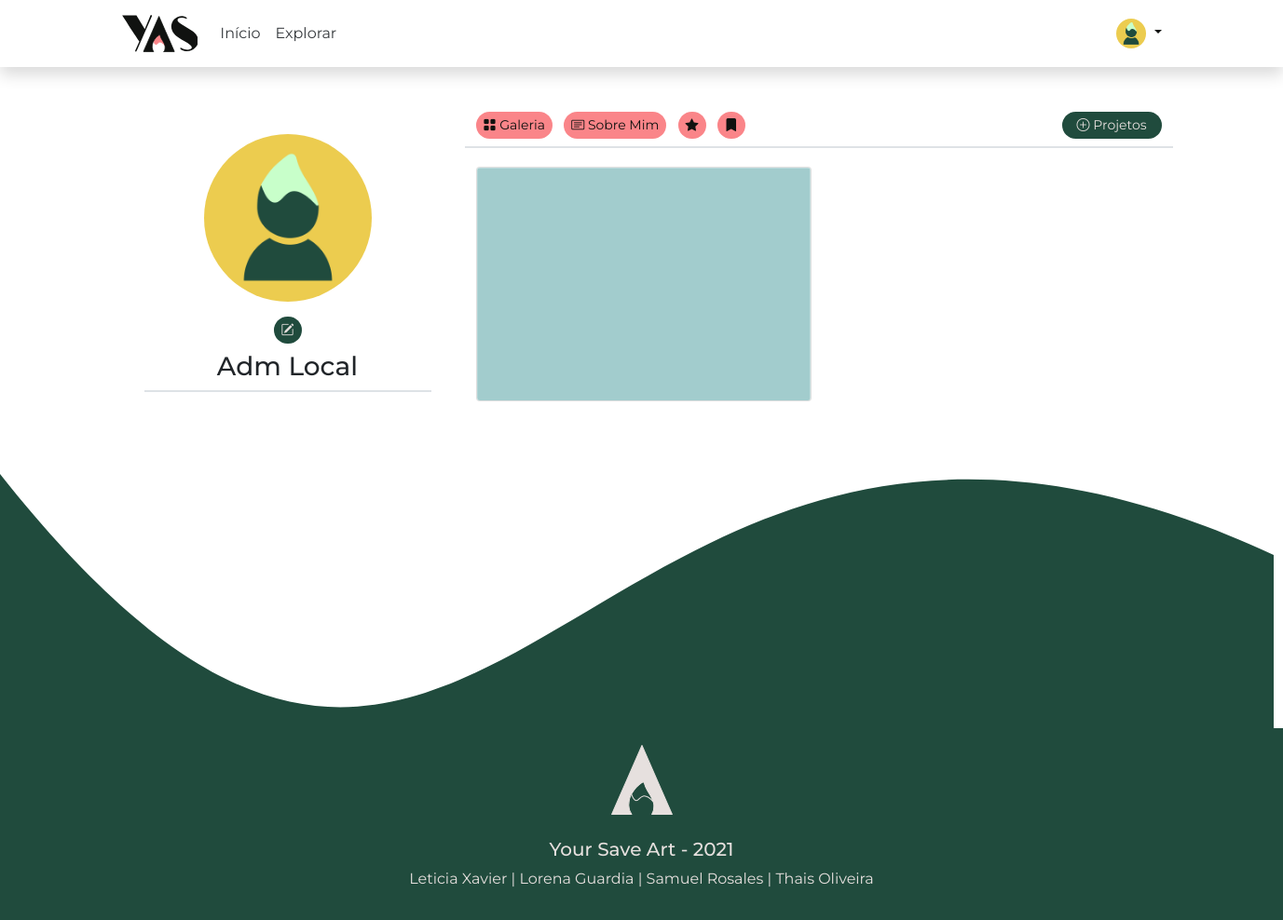
Screenshot of /user-perfil.php?cod=1 (signed in) with the database file from the repository.
### tables this page shows
create table user_yas(
    user_id int not null primary key auto_increment,
    user_email varchar(400) not null unique,
    user_senha varchar(70) not null,
    user_carreira varchar(20) null,
    user_whatsapp_cont  bigint(15) null,
    user_first_name varchar(30) not null,
    user_last_name varchar(30) not null,
    user_email_cont varchar(400)  null,
    user_telefone_cont bigint(15)  null,
    user_desc mediumtext null,
    social_url mediumtext null,
    social_insta varchar(20) null,
    social_twitter varchar(20) null,
    user_foto varchar(70) default null
);

create table projeto(
    proj_id int not null primary key auto_increment,
    user_id int not null,
    tag_id int not null,
    proj_name varchar(100) not null,
    proj_desc mediumtext not null,
    proj_back_img varchar(60) not null,
    proj_data datetime DEFAULT NULL,
    foreign key(user_id) references user_yas(user_id) on delete cascade,
    foreign key(tag_id) references tag_proj(tag_id)
);

### includes/function/function-img.php (called while the page is built)
<?php
    function img_perfil($arq) {
        $caminho="upload/img-user/$arq";
        if (is_null($arq) || !file_exists($caminho) || empty($arq)) {
            return "layout/image/user-yas.png";
        }
        else {
            return $caminho;
        }
    }
    function bg_proj($arq) {
        $caminho="upload/img-proj-bg/$arq";
        if (is_null($arq) || !file_exists($caminho) || empty($arq)) {
            return "layout/image/bg-yas.png";
        }
        else {
            return $caminho;
        }
    }
?>

### includes/function/function-login.php (called while the page is built, shortened)
<?php
    function is_logado(){
        if(empty($_SESSION['id'])){
            return false;
        }
        else{
            return true;
        }
    }
    function is_user(){
        if($_SESSION['id']=== $_GET['cod']){
            return true;
        }
        else{
            return false;
        }
    }
?>

### user-perfil.php (the view, shortened to what this page needs)
<!DOCTYPE html>
<html lang="pt-br">
<head>
    <link type="text/css" rel="stylesheet" href="layout/css/style.css">
    <link href="bootstrap/css/bootstrap.min.css" rel="stylesheet">
    <link rel="stylesheet" href="https://cdn.jsdelivr.net/npm/bootstrap-icons@1.5.0/font/bootstrap-icons.css">
</head>
<body>
    <?php
    require_once "includes/connection-bd.php";
    require_once "includes/function/function-login.php";
    require_once "includes/function/function-img.php";
    ?>
    <?php
    require_once "includes/header.php";
    $cod = $_GET['cod'] ?? null;
    $sql_user = "SELECT * FROM user_yas WHERE user_id= $cod ";
    ?>
    <div class="container mt-5">
        <div class="row">
            <?php
            $busca = $banco->query("$sql_user");
            if (!$busca) {
                echo msg_erro('Opp..', 'Falha na busca do banco de dados, por favor tente denovo', 'Tentar Novamente', 'index.php');
            } else {
                if ($busca->num_rows > 0) {
                    while ($reg = $busca->fetch_object()) {
                        $img_perfil = img_perfil($reg->user_foto);
                        echo "<div class='col-4 text-center pt-4 5'>
                        <div class='row'>
                            <div class=' col-12'>
                                <img src='$img_perfil' alt='mdo' width='180' height='180' class='rounded-circle Pfoto '>
                            </div>
                        </div>
                        <div class='row'>
                            <div class='col-12 mt-3 text-center'>";
                        if(is_logado()){
                        if (is_user()) {
            ?>
                            <button onclick="window.location.href = 'user-edit.php?cod=<?php echo $cod; ?>'" type='button' class='btn btn-success btn-sm '><i class="bi bi-pencil-square"></i></button>
                        <?php
                        } else {
                        ?>
                            <button onclick="window.location.href = '#'" type='button' class='btn btn-success btn-sm '>
                                <i class="bi bi-bookmark"></i>
                            </button>
                        <?php
                        }
                    }
                        ?>
            <?php
                        echo "</div>
                </div>
                <div class='row border-bottom border-2 mx-4 mt-2'>
                    <div class='col-12 '>
                        <h3 class='name'>$reg->user_first_name $reg->user_last_name</h3>
                    </div>
                </div>
                <div class='row'>
                    <div class='col-12'>
                        <p class='text-muted text-uppercase mt-2'>$reg->user_carreira</p>
                    </div>
                </div>
            </div>";
                    }
                } else {
                    echo msg_erro('Opp..', 'Nenhum registro encontrado, por favor tente denovo', 'Tentar Novamente', 'index.php');
                }
            }
            ?>
            <div class="col-8">
                <div class="col-12">
                    <div class="row pb-2 border-bottom border-2">
                        <div class="col-9">
                            <button onclick="window.location.href = 'user-perfil.php?cod=<?php echo $cod; ?>'" type='button' class='btn btn-primary btn-sm me-2 px-2'><i class="bi bi-grid-fill"></i>
                                Galeria</button>
                            <button onclick="window.location.href = 'user-perfil.php?cod=<?php echo $cod; ?>&mod=mim'" type='button' class='btn btn-primary btn-sm me-2 px-2'><i class="bi bi-card-text"></i>
                                Sobre Mim</button>
                            <?php
                            if (is_user()) {
                            ?>
                                <button onclick="window.location.href = 'user-perfil.php?cod=<?php echo $cod; ?>&mod=salvos'" type='button' class='btn btn-primary btn-sm me-2 px-2'><i class="bi bi-star-fill"></i></button>
                                <button onclick="window.location.href = 'user-perfil.php?cod=<?php echo $cod; ?>&mod=insp'" type='button' class='btn btn-primary btn-sm me-2 px-2'><i class="bi bi-bookmark-fill"></i></button>
                            <?php } ?>
                        </div>
                        <div class="col-3 text-end">
                            <?php
                            if (is_user()) {
                            ?>
                                <button onclick="window.location.href = 'proj-add.php'" type='button' class='btn btn-success btn-sm px-3'><i class="bi bi-plus-circle"></i> Projetos </button>
                            <?php } ?>
                        </div>
                    </div>
                </div>
                <?php
                $mod = $_GET['mod'] ?? null;
                switch ($mod) {
                    default:
                        require "includes/user-perfil-galeria.php";
                }
                ?>
            </div>
        </div>
    <?php
    require "includes/footer.php"
    ?>
</body>
</html>

### includes/user-perfil-galeria.php
<div class="col-12">
    <?php
      $galeria = $banco->query("SELECT projeto.proj_data, projeto.proj_id, projeto.proj_name, projeto.proj_desc, projeto.proj_back_img, user_yas.user_first_name, user_yas.user_id, user_yas.user_last_name, user_yas.user_foto FROM projeto projeto join user_yas user_yas on projeto.user_id=user_yas.user_id  WHERE user_yas.user_id= $cod");
      if(!$galeria){
        echo msg_erro('Opp..','Falha na busca do banco de dados, por favor tente denovo','Tentar Novamente','index.php');
      }else{
        if($galeria->num_rows>0){
          echo "<div class='row row-cols-1 row-cols-md-2 g-3 mt-1'>";
          while($reg_galeria=$galeria->fetch_object()){
            $bg = bg_proj($reg_galeria->proj_back_img);
            $datatime = new DateTime($reg_galeria->proj_data);
            $data= $datatime->format("d / m / y",);
            echo "
              <a href='proj-view.php?cod=$reg_galeria->proj_id'>
                <div class='col'>
                  <div class='card position-relative'>
                    <img src='$bg' height='250' class='card-img'>
                    <div class='mask position-absolute d-flex flex-column justify-content-end align-items-start w-100 h-100 pb-3 ps-3 pe-1 text-white' style='background: var(--yas_color5_gradient);'>
                      $data
                      <h4 class='titulo'>".mb_strimwidth("$reg_galeria->proj_name", 0, 20, "...")."</h4>
                      <p class='descri'>".mb_strimwidth("$reg_galeria->proj_desc", 0, 80, "...")."</p>
                    </div>
                  </div>
                </div>
              </a>
            ";
          }
          echo "</div>";
        }
        else{
          echo "<br>";
          echo msg_local_avisso("Nenhum registro!!!");
        }
      }
    ?>
    </div>
</div>

### layout/css/style.css (style rules this page uses)
body { color: var(--yas_color5); overflow-x: hidden; font-family: var(--yas_font_type) !important; }
.name { text-transform: capitalize; }
img.card-img { background-image: cover !important; }
.Pfoto { object-fit: cover; }

### layout/css/import/color.css (style rules this page uses)
:root { --yas_color1: #e6e0de; --yas_color2: #fa8589; --yas_color3: #c8ffca; --yas_color4: #204b3d; --yas_color5: #101210; --yas_color6: #eccc4f; --yas_color5_gradient: linear-gradient(180.12deg, rgba(16, 18, 16, 0.459) 0.1%, #101210 65.07%); --yas_color1_opacity: rgba(231, 225, 223, 0.939); --yas_color_error: #fa8589; --yas_color_success: #204b3d; --yas_color_warning: #eccc4f; }
button.btn-primary { background-color: var(--yas_color2); border: 0; color: var(--yas_color5); border-radius:50px; }
button.btn-success { background-color: var(--yas_color4); border: 0; color: var(--yas_color1); border-radius: 20px; }

### rows the page displays
user_yas: user_first_name "Adm", user_last_name "Local"
projeto: proj_back_img (picture)
